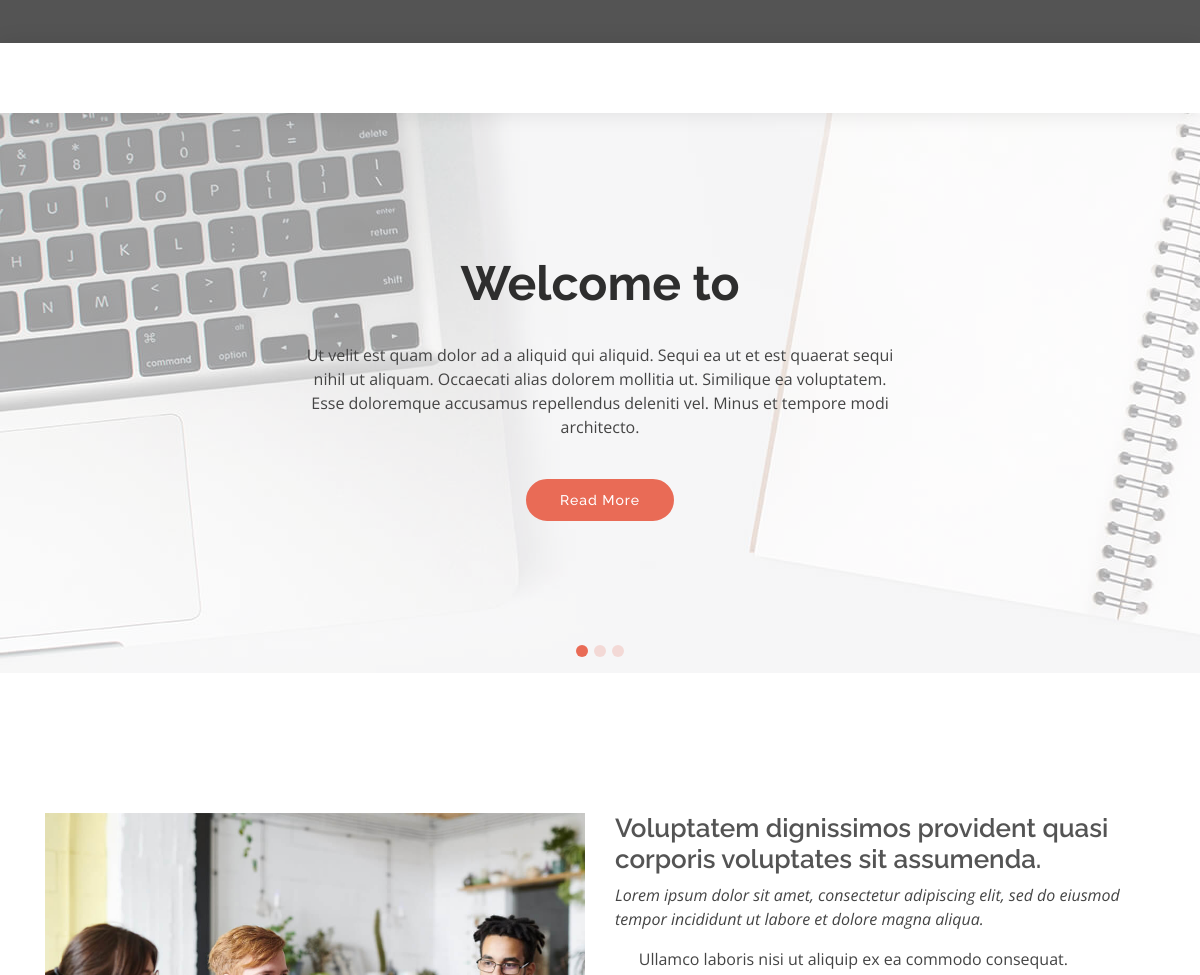
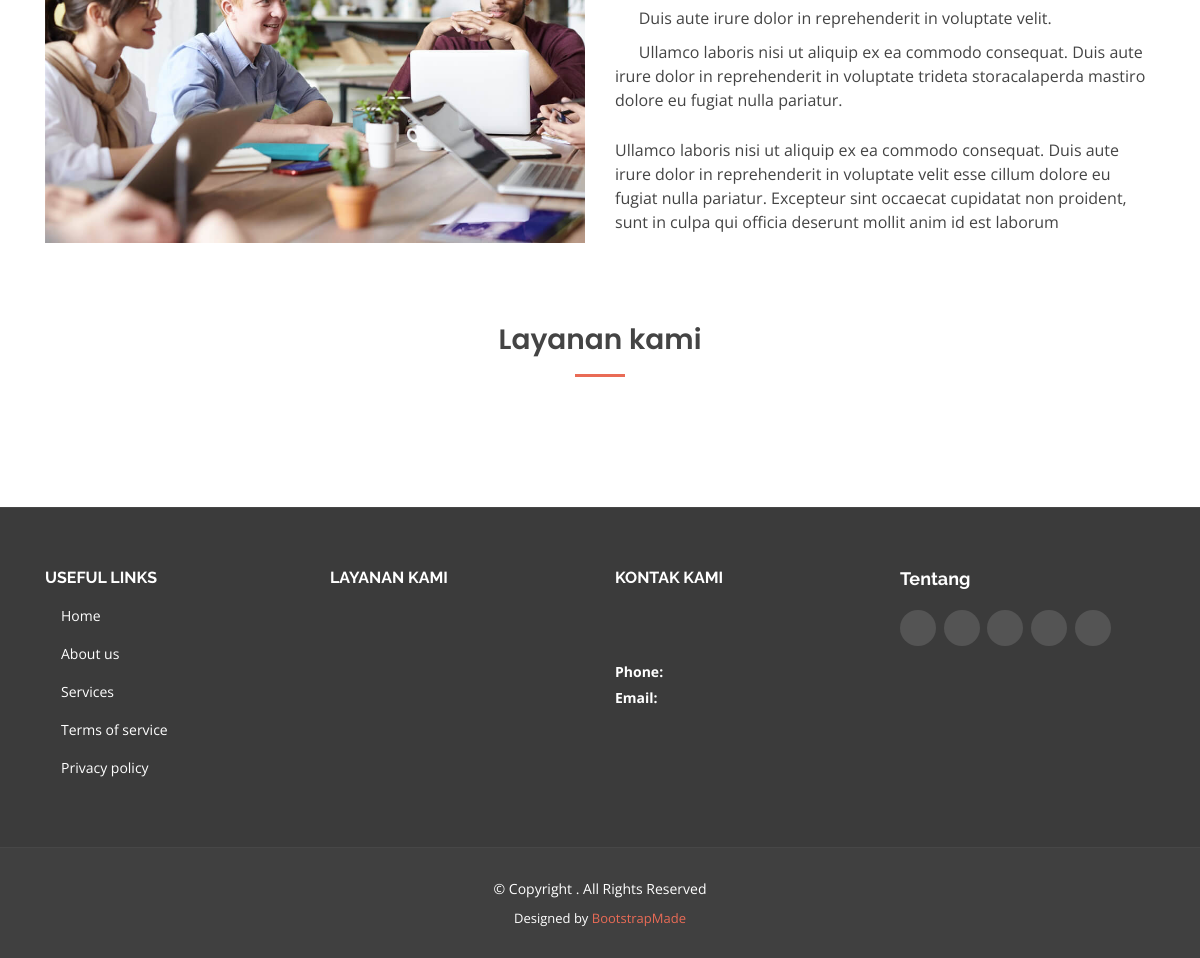
Before: / with the older database file (2 pictures, top to bottom).
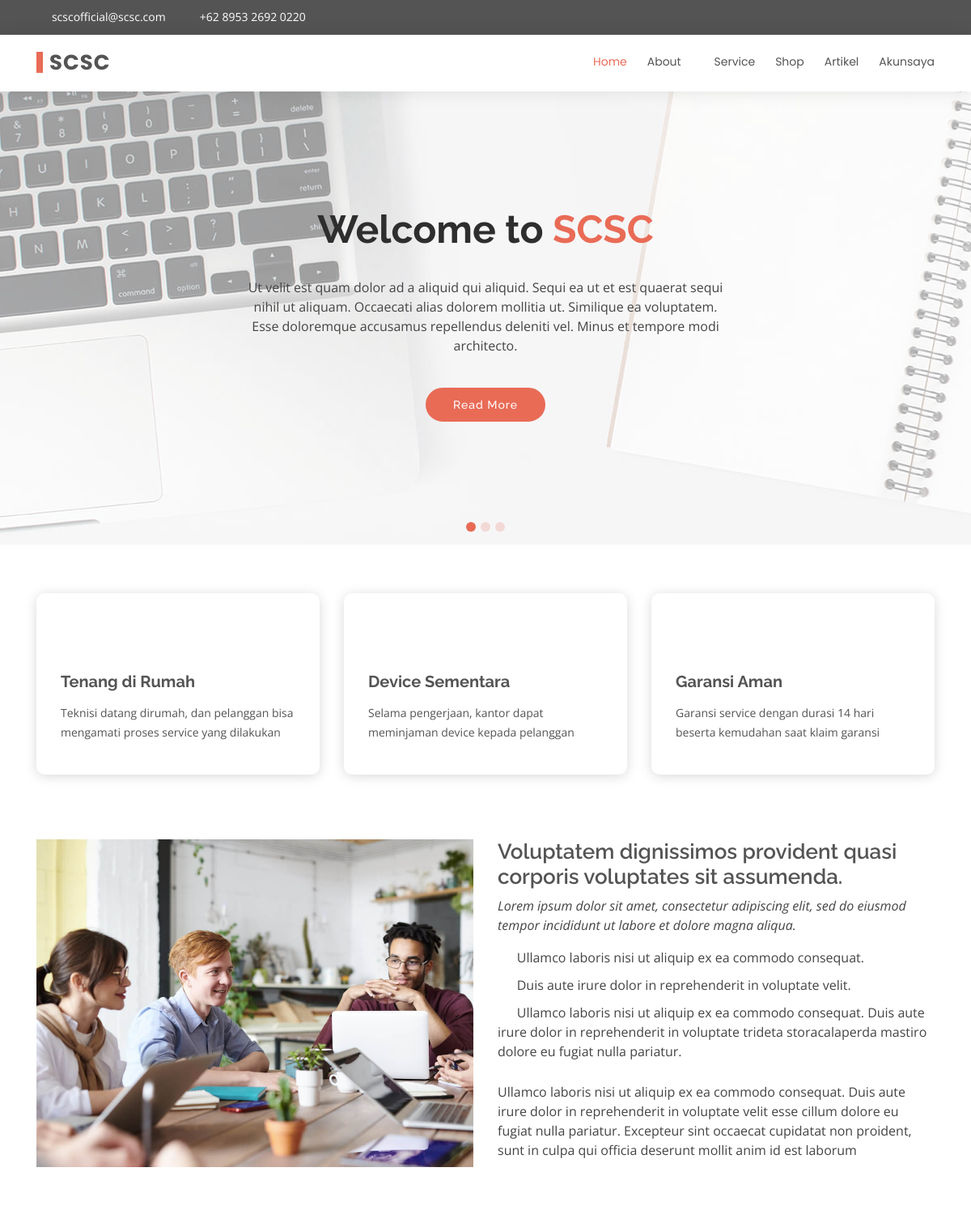
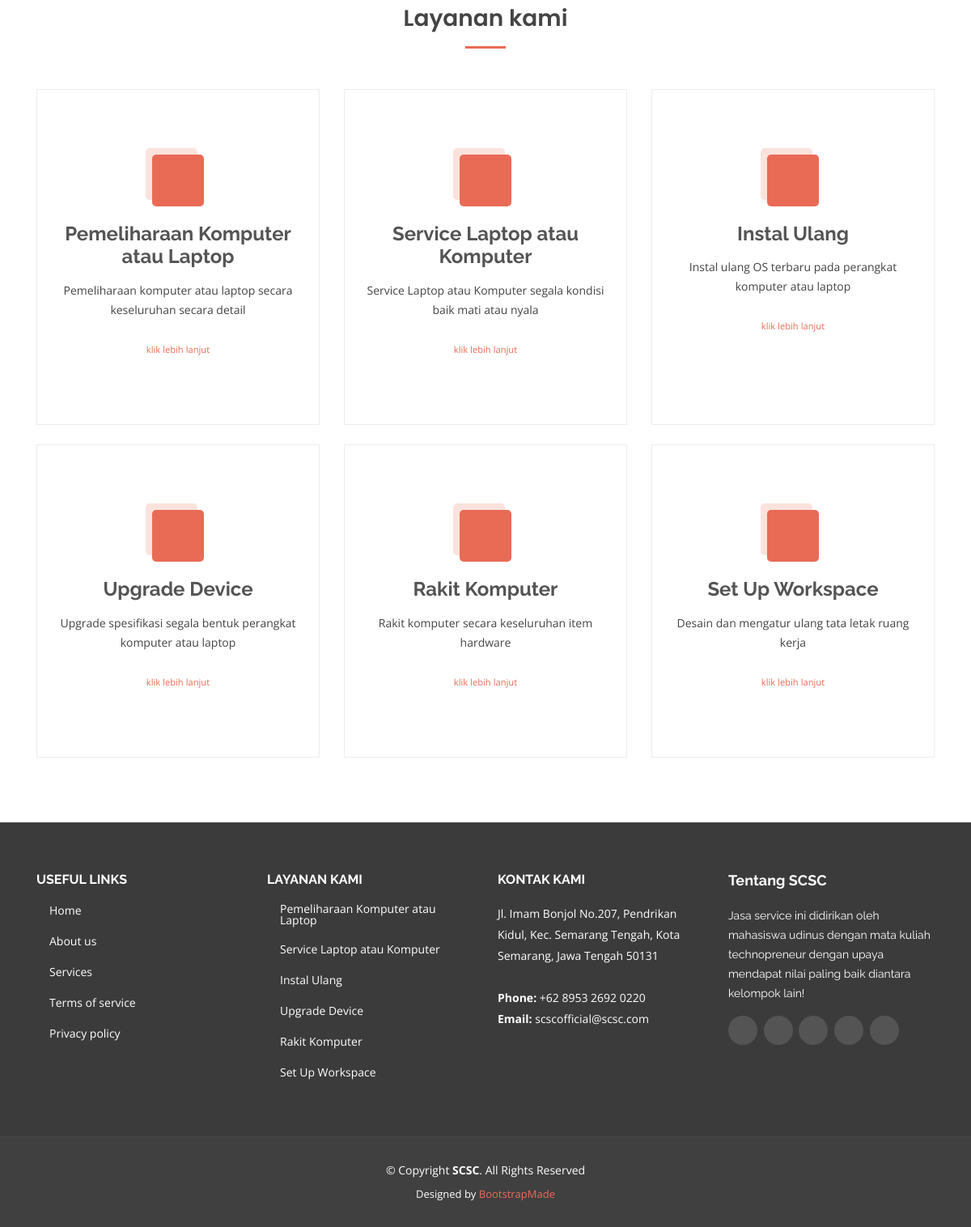
After: the same page with the newer database file (2 pictures, top to bottom).
### tables this page shows
CREATE TABLE `homemenu` (
  `id` int(191) NOT NULL,
  `name` varchar(191) NOT NULL,
  `value` varchar(191) NOT NULL,
  `status` int(191) NOT NULL
);

CREATE TABLE `corefitur` (
  `id` int(191) NOT NULL,
  `name` varchar(191) NOT NULL,
  `icon` varchar(191) NOT NULL,
  `description` text NOT NULL
);

CREATE TABLE `service` (
  `id` int(191) NOT NULL,
  `icon` varchar(191) NOT NULL,
  `name` varchar(191) NOT NULL,
  `description` text NOT NULL,
  `estimation` varchar(191) NOT NULL,
  `level` int(191) NOT NULL,
  `price` int(191) NOT NULL,
  `status` int(191) NOT NULL
);

### application/controllers/Home.php (called while the page is built, shortened)
<?php
class home extends CI_Controller
{
    public function index()
    {
        $data['title'] = "SCSC";
        $tempVar = $this->scsc->getAll("homemenu");
        $data['menu'] = $tempVar;
        $tempVar = $this->scsc->getAll("homemenuabout");
        $data['submenu'] = $tempVar;
        $tempVar = $this->scsc->getData("profil",array('name'=>'tentang'));
        $tempVar = $tempVar[0]["value"];
        $data['tentang'] = $tempVar;
        $tempVar = $this->scsc->getData("profil",array('name'=>'logo'));
        $tempVar = $tempVar[0]["value"];
        $data['logo'] = $tempVar;
        $tempVar = $this->scsc->getData("profil",array('name'=>'singkatan'));
        $tempVar = $tempVar[0]["value"];
        $data['singkatan'] = $tempVar;
        $tempVar = $this->scsc->getData("profil",array('name'=>'email'));
        $tempVar = $tempVar[0]["value"];
        $data['email'] = $tempVar;
        $tempVar = $this->scsc->getData("profil",array('name'=>'alamat'));
        $tempVar = $tempVar[0]["value"];
        $data['alamat'] = $tempVar;
        $tempVar = $this->scsc->getData("profil",array('name'=>'telp'));
        $tempVar = $tempVar[0]["value"];
        $data['telp'] = $tempVar;
        $tempVar = $this->scsc->getData("profil",array('name'=>'twitter'));
        $tempVar = $tempVar[0]["value"];
        $data['twitter'] = $tempVar;
        $tempVar = $this->scsc->getData("profil",array('name'=>'facebook'));
        $tempVar = $tempVar[0]["value"];
        $data['facebook'] = $tempVar;
        $tempVar = $this->scsc->getData("profil",array('name'=>'instagram'));
        $tempVar = $tempVar[0]["value"];
        $data['instagram'] = $tempVar;
        $tempVar = $this->scsc->getData("profil",array('name'=>'skype'));
        $tempVar = $tempVar[0]["value"];
        $data['skype'] = $tempVar;
        $tempVar = $this->scsc->getData("profil",array('name'=>'linkedin'));
        $tempVar = $tempVar[0]["value"];
        $data['linkedin'] = $tempVar;
        $tempVar = $this->scsc->getAll("corefitur");
        $data['mainfitur'] = $tempVar;
        $tempVar = $this->scsc->getData("service",array('status'=>'1'));
        $data['services'] = $tempVar;
        $data['active'] = 1;
        $data['dd'] = 2;
        $data['dda'] = 0;
        $this->load->view('home/header', $data);
        $this->load->view('home/top', $data);
        $this->load->view('home/index', $data);
        $this->load->view('home/footer', $data);
    }
}

### index.php (called while the page is built, shortened)
<?php
require_once BASEPATH.'core/CodeIgniter.php';

### application/models/scsc.php (called while the page is built, shortened)
<?php
class scsc extends CI_Model
{
    public function getData($dataBase, $where)
    {
        return $this->db->get_where($dataBase, $where)->result_array();
    }
    public function getAll($tabel)
    {
        return $this->db->get($tabel)->result_array();
    }
}

### application/views/home/index.php (the view, shortened to what the changed rows need)
<section id="hero">
  <div class="hero-container">
    <div id="heroCarousel" class="carousel slide carousel-fade" data-ride="carousel">
      <div class="carousel-inner" role="listbox">
        <div class="carousel-item active" style="background: url(<?= base_url();?>assets/home/img/slide/slide-1.jpg)">
          <div class="carousel-container">
            <div class="carousel-content">
              <h2 class="animate__animated animate__fadeInDown">Welcome to <span><?= $singkatan;?></span></h2>
            </div>
          </div>
        </div>
      </div>
    </div>
  </div>
</section>
<main id="main">
  <section id="featured" class="featured">
    <div class="container">
      <div class="row">
        <?php foreach($mainfitur as $fitur):?>
        <div class="col-lg-4">
          <div class="icon-box">
            <i class="<?= $fitur['icon']?>"></i>
            <h3><a href=""><?= $fitur['name']?></a></h3>
            <p><?= $fitur['description']?></p>
          </div>
        </div>
        <?php endforeach;?>
      </div>
    </div>
  </section>
  <section id="about" class="about">
  </section>
  <section id="services" class="services">
    <div class="container">
      <div class="section-title" data-aos="fade-up">
        <h2>Layanan kami</h2>
      </div>
      <div class="row">
        <?php $a=1 ;
        foreach($services as $service):?>
          <div class="col-lg-4 col-md-6 d-flex align-items-stretch <?php if($a > 3):?>mt-4<?php endif;?>">
            <div class="icon-box">
              <div class="icon"><i class="bx <?= $service['icon'];?>"></i></div>
              <h4><a href=""><?= $service['name'];?></a></h4>
              <p><?= $service['description'];?></p>
              <br>
              <a href="<?= base_url()?>service/serviceitem/<?= $service['name'];?>" class="stretched-link"><p><small>klik lebih lanjut</small></p></a>
            </div>
          </div>
        <?php $a++;
        endforeach;?>
      </div>
    </div>
  </section>
</main>

### application/views/home/top.php (shortened to what the changed rows need)
<body>
  <section id="topbar" class="d-none d-lg-block">
    <div class="container d-flex">
      <div class="contact-info mr-auto">
        <i class="icofont-envelope"></i><a href="mailto:<?= $email; ?>" target="_blank" ><?= $email; ?></a>
        <i class="icofont-phone"></i> <a href="tel:<?= $telp; ?>" target="_blank" ><?= $telp; ?></a>
      </div>
    </div>
  </section>
  <header id="header">
    <div class="container d-flex">
      <div class="logo mr-auto">
        <h1 class="text-light"><a href="<?= base_url()?>"><span><?= $singkatan; ?></span></a></h1>
      </div>
      <nav class="nav-menu d-none d-lg-block">
        <ul>
          <?php $a=1;
            foreach($menu as $nama):?>
            <?php if($a == $active && $nama['id'] != $dd):?>
              <li class="active"><a href="<?= base_url().strtolower($nama['value']);?>"><?= $nama['name'];?></a></li>
            <?php elseif($nama['id'] == $dd):?>
              <li class="drop-down"><a href="#"><?= $nama['name'];?></a>
              </li>
            <?php else:?>
              <li><a href="<?= base_url().strtolower($nama['value']);?>"><?= $nama['name'];?></a></li>
            <?php endif;?>
            <?php $a++;?>
          <?php endforeach;?>
        </ul>
      </nav>
    </div>
  </header>

### application/views/home/footer.php (shortened to what the changed rows need)
<footer id="footer">
  <div class="footer-top">
    <div class="container">
      <div class="row">
        <div class="col-lg-3 col-md-6 footer-links">
          <ul>
            <?php foreach($services as $service):?>
              <li><i class="bx bx-chevron-right"></i> <a href="<?= base_url()?>service/serviceitem/<?= $service['name'];?>"><?= $service['name']; ?></a></li>
            <?php endforeach;?>
          </ul>
        </div>
        <div class="col-lg-3 col-md-6 footer-contact">
          <h4>Kontak kami</h4>
          <p>
            <?= $alamat; ?>
            <br><br>
            <strong>Phone:</strong> <?= $telp; ?><br>
            <strong>Email:</strong> <a href="mailto:<?= $email; ?>" target="_blank" class="text-white"><?= $email; ?></a><br>
          </p>
        </div>
        <div class="col-lg-3 col-md-6 footer-info">
          <h3>Tentang <?= $singkatan;?></h3>
          <p><?= ucfirst($tentang);?></p>
          <div class="social-links mt-3">
            <a href="<?= $twitter; ?>" target="_blank" class="twitter"><i class="icofont-twitter"></i></a>
            <a href="<?= $facebook; ?>" target="_blank" class="facebook"><i class="icofont-facebook"></i></a>
            <a href="<?= $instagram; ?>" target="_blank" class="instagram"><i class="icofont-instagram"></i></a>
            <a href="<?= $skype; ?>" target="_blank" class="skype"><i class="icofont-skype"></i></a>
            <a href="<?= $linkedin; ?>" target="_blank" class="linkedin"><i class="icofont-linkedin"></i></i></a>
          </div>
        </div>
      </div>
    </div>
  </div>
  <div class="container">
    <div class="copyright">
      &copy; Copyright <strong><span><?= $singkatan; ?></span></strong>. All Rights Reserved
    </div>
  </div>
</footer>
</body>
</html>

Changed rows visible on the page:
added homemenu: name "Home"
added homemenu: name "About"
added homemenu: name "Service"
added homemenu: name "Shop"
added homemenu: name "Artikel"
added homemenu: name "Akunsaya"
added corefitur: name "Tenang di Rumah", description "Teknisi datang dirumah, dan pelanggan bisa mengamati proses service yang dilakukan"
added corefitur: name "Device Sementara", description "Selama pengerjaan, kantor dapat meminjaman device kepada pelanggan"
added corefitur: name "Garansi Aman", description "Garansi service dengan durasi 14 hari beserta kemudahan saat klaim garansi"
added service: name "Pemeliharaan Komputer atau Laptop", description "Pemeliharaan komputer atau laptop secara keseluruhan secara detail"
added service: name "Service Laptop atau Komputer", description "Service Laptop atau Komputer segala kondisi baik mati atau nyala"
added service: name "Instal Ulang", description "Instal ulang OS terbaru pada perangkat komputer atau laptop"
added service: name "Upgrade Device", description "Upgrade spesifikasi segala bentuk perangkat komputer atau laptop"
added service: name "Rakit Komputer", description "Rakit komputer secara keseluruhan item hardware"
added service: name "Set Up Workspace", description "Desain dan mengatur ulang tata letak ruang kerja"
Other visible differences:
$email: (not shown) → "scscofficial@scsc.com"
$telp: (not shown) → "+62 8953 2692 0220"
$singkatan: (not shown) → "SCSC"
$alamat: (not shown) → "Jl. Imam Bonjol No.207, Pendrikan Kidul, Kec. Semarang Tengah, Kota Semarang, Jawa Tengah 50131"
$tentang: (not shown) → "Jasa service ini didirikan oleh mahasiswa udinus dengan mata kuliah technopreneur dengan upaya mendapat nilai paling baik diantara kelompok lain!"
